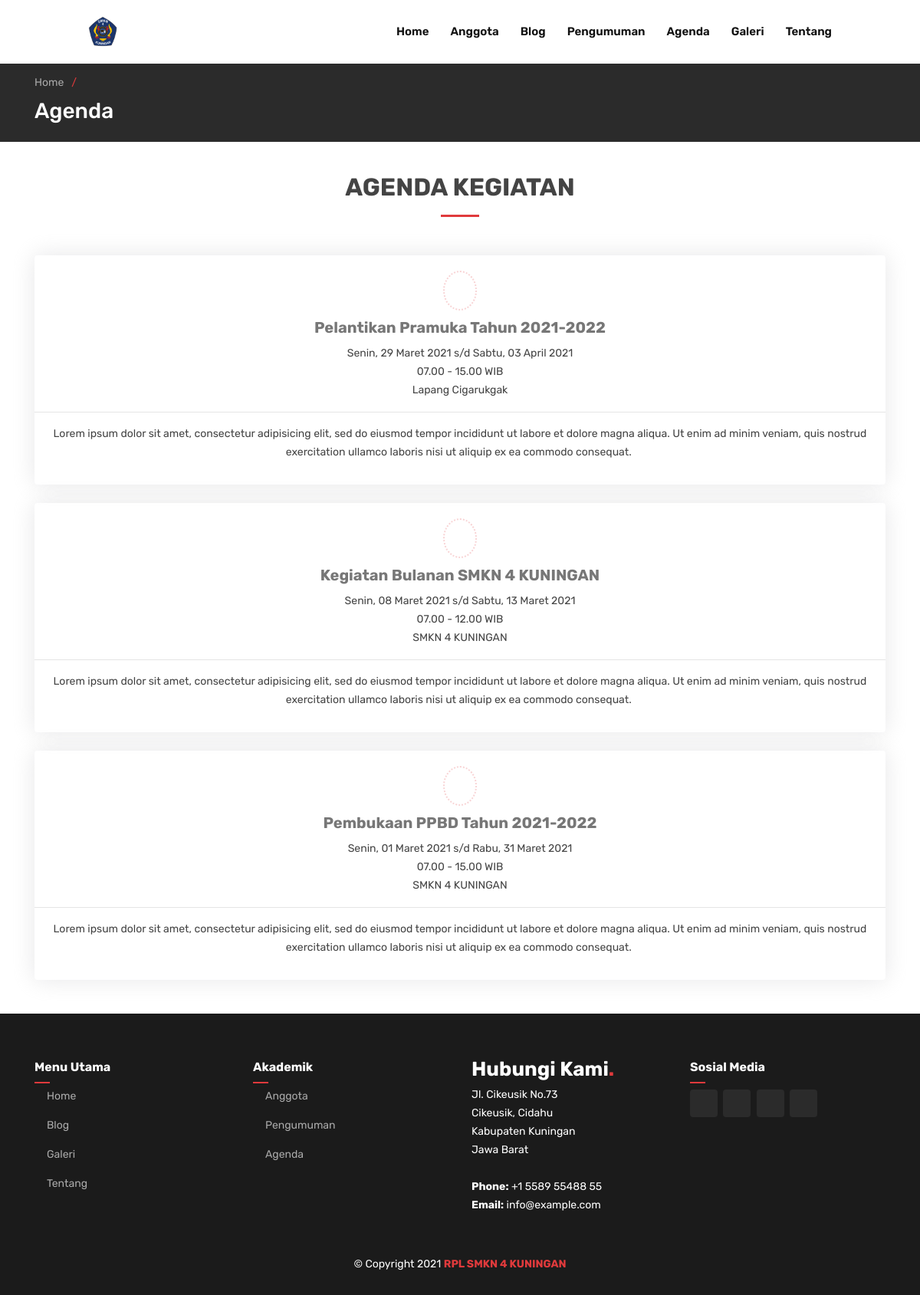
/index.php/agenda_kegiatan, run on the app's committed database.
### tables this page shows
CREATE TABLE `pengaturan` (
  `nama` varchar(255) NOT NULL,
  `deskripsi` text NOT NULL,
  `logo` varchar(255) NOT NULL,
  `link_facebook` varchar(255) NOT NULL,
  `link_twitter` varchar(255) NOT NULL,
  `link_instagram` varchar(255) NOT NULL,
  `link_whatsapp` varchar(255) NOT NULL
);

CREATE TABLE `agenda` (
  `agenda_id` int(11) NOT NULL,
  `agenda_nama` varchar(150) NOT NULL,
  `agenda_tanggal` timestamp NOT NULL DEFAULT current_timestamp() ON UPDATE current_timestamp(),
  `agenda_deskripsi` text NOT NULL,
  `agenda_mulai` date NOT NULL,
  `agenda_selesai` date NOT NULL,
  `agenda_tempat` varchar(100) DEFAULT NULL,
  `agenda_waktu` varchar(50) DEFAULT NULL,
  `agenda_author` varchar(50) NOT NULL
);

### application/controllers/Agenda_kegiatan.php (called while the page is built, shortened)
<?php
class Agenda_kegiatan extends CI_Controller
{
     function __construct()
     {
          $this->load->model('m_data');
     }
     public function index()
     {
          $data['pengaturan'] = $this->m_data->get_data('pengaturan')->row();
          $this->load->library('pagination');
          $config['base_url'] = site_url('agenda_kegiatan/index');
          $config['total_rows'] = $this->db->count_all('agenda');
          $config['per_page'] = 10;
          $config["uri_segment"] = 3;
          $choice = $config["total_rows"] / $config["per_page"];
          $config["num_links"] = floor($choice);
          $data['page'] = ($this->uri->segment(3)) ? $this->uri->segment(3) : 0;
          $data['meta_keyword'] = $data['pengaturan']->nama;
          $data['meta_description'] = $data['pengaturan']->deskripsi;
          $data['agenda'] = $this->db->query("SELECT * FROM agenda ORDER BY agenda_mulai DESC LIMIT $config[per_page] OFFSET $data[page]")->result();
          $this->load->view('frontend/v_header', $data);
          $this->load->view('frontend/v_topbar', $data);
          $this->load->view('frontend/v_agenda', $data);
          $this->load->view('frontend/v_footer', $data);
     }
}

### index.php (called while the page is built, shortened)
<?php
require_once BASEPATH.'core/CodeIgniter.php';

### application/models/M_data.php (called while the page is built, shortened)
<?php
class M_data extends CI_Model
{
     public function get_data($table, $nama = null, $order_by = null)
     {
          $this->db->order_by($nama, $order_by);
          return $this->db->get($table);
     }
}

### application/config/config.php (called while the page is built, shortened)
<?php
$config['base_url'] = 'http://localhost/website-osis/';
$config['index_page'] = '';
$config['uri_protocol']     = 'REQUEST_URI';
$config['url_suffix'] = '';
$config['language']     = 'english';
$config['charset'] = 'UTF-8';
$config['enable_hooks'] = FALSE;
$config['subclass_prefix'] = 'MY_';
$config['composer_autoload'] = FALSE;
$config['permitted_uri_chars'] = 'a-z 0-9~%.:_\-';
$config['enable_query_strings'] = FALSE;
$config['controller_trigger'] = 'c';
$config['function_trigger'] = 'm';
$config['directory_trigger'] = 'd';
$config['allow_get_array'] = TRUE;
$config['log_threshold'] = 0;
$config['log_path'] = '';
$config['log_file_extension'] = '';
$config['log_file_permissions'] = 0644;
$config['log_date_format'] = 'Y-m-d H:i:s';
$config['error_views_path'] = '';
$config['cache_path'] = '';
$config['cache_query_string'] = FALSE;
$config['encryption_key'] = 'CMScodeigniter123';
$config['sess_driver'] = 'files';
$config['sess_cookie_name'] = 'ci_session';
$config['sess_expiration'] = 7200;
$config['sess_save_path'] = NULL;
$config['sess_match_ip'] = FALSE;
$config['sess_time_to_update'] = 300;
$config['sess_regenerate_destroy'] = FALSE;
$config['cookie_prefix']     = '';
$config['cookie_domain']     = '';
$config['cookie_path']          = '/';
$config['cookie_secure']     = FALSE;
$config['cookie_httponly']      = FALSE;
$config['standardize_newlines'] = FALSE;
$config['global_xss_filtering'] = FALSE;
$config['csrf_protection'] = FALSE;
$config['csrf_token_name'] = 'csrf_test_name';
$config['csrf_cookie_name'] = 'csrf_cookie_name';
$config['csrf_expire'] = 7200;
$config['csrf_regenerate'] = TRUE;
$config['csrf_exclude_uris'] = array();
$config['compress_output'] = FALSE;
$config['time_reference'] = 'local';
$config['rewrite_short_tags'] = FALSE;
$config['proxy_ips'] = '';

### application/views/frontend/v_agenda.php (the view, shortened to what this page needs)
<main id="main">
     <section class="breadcrumbs">
          <div class="container">
               <ol>
                    <li><a href="<?= base_url() ?>">Home</a></li>
                    <li></li>
               </ol>
               <h2>Agenda</h2>
          </div>
     </section>
     <section id="contact" class="contact blog">
          <div class="container" data-aos="fade-up">
               <div class="section-title">
                    <h2>Agenda Kegiatan</h2>
               </div>
               <div class="row justify-content-center" data-aos="fade-up" data-aos-delay="100">
                    <?php foreach ($agenda as $a) { ?>
                         <div class="col-lg-12 mb-4">
                              <div class="info-box">
                                   <i class="bx bx-calendar"></i>
                                   <h3><?= $a->agenda_nama ?></h3>
                                   <p><?= longdate_indo($a->agenda_mulai) ?> s/d <?= longdate_indo($a->agenda_selesai) ?></p>
                                   <p><?= $a->agenda_waktu ?></p>
                                   <p><?= $a->agenda_tempat ?></p>
                                   <hr>
                                   <p><?= $a->agenda_deskripsi ?></p>
                              </div>
                         </div>
                    <?php } ?>
               </div>
          </div>
     </section>
</main>

### application/views/frontend/v_topbar.php
<header id="header" class="fixed-top">
     <div class="container-fluid">
          <div class="row justify-content-center">
               <div class="col-xl-10 d-flex align-items-center">
                    <h1 class="logo mr-auto"><a href="<?= base_url() ?>"><img src="<?= base_url() . 'gambar/website/' . $pengaturan->logo ?>" alt=""></a></h1>
                    <nav class="nav-menu d-none d-lg-block">
                         <ul>
                              <li class="<?= $this->uri->segment(1) == ''  || $this->uri->segment(1) == 'home' ? 'active' : '' ?>">
                                   <a href="<?= base_url() ?>">Home</a>
                              </li>
                              <li class="<?= $this->uri->segment(1) == 'anggota-osis' ? 'active' : '' ?>">
                                   <a href="<?= base_url() ?>anggota-osis">Anggota</a>
                              </li>
                              <li class="<?= $this->uri->segment(1) == 'blog' || $this->uri->segment(1) == 'kategori-blog' || $this->uri->segment(1) == 'search' || $this->uri->segment(1) == 'detail' ? 'active' : '' ?>">
                                   <a href="<?= base_url() ?>blog">Blog</a>
                              </li>
                              <li class="<?= $this->uri->segment(1) == 'pengumuman-kegiatan' ? 'active' : '' ?>">
                                   <a href="<?= base_url() ?>pengumuman-kegiatan">Pengumuman</a>
                              </li>
                              <li class="<?= $this->uri->segment(1) == 'agenda-kegiatan' ? 'active' : '' ?>">
                                   <a href="<?= base_url() ?>agenda-kegiatan">Agenda</a>
                              </li>
                              <li class="<?= $this->uri->segment(1) == 'galeri-foto' ? 'active' : '' ?>">
                                   <a href="<?= base_url() ?>galeri-foto">Galeri</a>
                              </li>
                              <li class="<?= $this->uri->segment(1) == 'tentang' ? 'active' : '' ?>">
                                   <a href="<?= base_url() ?>tentang">Tentang</a>
                              </li>
                         </ul>
                    </nav>
               </div>
          </div>
     </div>
</header>

### assets_frontend/css/style.css (style rules this page uses)
body { font-family: 'Rubik', sans-serif; color: #444444; }
a { color: #e03a3c; }
h1, h2, h3, h4, h5, h6 { font-family: 'Rubik', sans-serif; }
#header { background: #fff; transition: all 0.5s; z-index: 997; padding: 20px 0; }
#header .logo { font-size: 32px; margin: 0; padding: 0; line-height: 1; font-weight: 600; font-family: 'Rubik', sans-serif; }
#header .logo a { color: #111111; }
#header .logo img { max-height: 40px; }
.nav-menu ul { margin: 0; padding: 0; list-style: none; }
.nav-menu>ul { display: flex; }
.nav-menu>ul>li { position: relative; white-space: nowrap; padding: 10px 0 10px 28px; }
.nav-menu a { display: block; position: relative; color: #111111; transition: 0.3s; font-size: 15px; font-weight: 600; font-family: 'Rubik', sans-serif; }
.mobile-nav { position: fixed; top: 55px; right: 15px; bottom: 15px; left: 15px; z-index: 9999; overflow-y: auto; background: #fff; transition: ease-in-out 0.2s; opacity: 0; visibility: hidden; border-radius: 10px; padding: 10px 0; }
.mobile-nav * { margin: 0; padding: 0; list-style: none; }
.mobile-nav a { display: block; position: relative; color: #111111; padding: 10px 20px; font-weight: 500; outline: none; }
section { padding: 60px 0; overflow: hidden; position: relative; }
.section-title { text-align: center; padding-bottom: 30px; position: relative; }
.section-title h2 { font-size: 32px; font-weight: bold; text-transform: uppercase; margin-bottom: 20px; padding-bottom: 20px; position: relative; }
.section-title h2::after { content: ''; position: absolute; display: block; width: 50px; height: 3px; background: #e03a3c; bottom: 0; left: calc(50% - 25px); }
.breadcrumbs { padding: 15px 0; background: #2b2b2b; min-height: 40px; margin-top: 82px; color: #fff; }
.breadcrumbs h2 { font-size: 28px; font-weight: 500; }
.breadcrumbs ol { display: flex; flex-wrap: wrap; list-style: none; padding: 0 0 10px 0; margin: 0; font-size: 14px; }
.breadcrumbs ol a { color: #aaaaaa; }
.breadcrumbs ol li+li { padding-left: 10px; }
.breadcrumbs ol li+li::before { display: inline-block; padding-right: 10px; color: #e03a3c; content: "/"; }
.contact .info-box { color: #444444; text-align: center; box-shadow: 0 0 30px rgba(214, 215, 216, 0.6); padding: 20px 0 30px 0; border-radius: 4px; }
.contact .info-box i { font-size: 32px; color: #e03a3c; border-radius: 50%; padding: 8px; border: 2px dotted #f8d4d5; }
.contact .info-box h3 { font-size: 20px; color: #777777; font-weight: 700; margin: 10px 0; }
.contact .info-box p { padding: 0; line-height: 24px; font-size: 14px; margin-bottom: 0; }
.blog { padding: 40px 0 20px 0; }

### data on the page
pengaturan: logo (picture)
agenda: agenda_nama "Pelantikan Pramuka Tahun 2021-2022", agenda_mulai "Senin, 29 Maret 2021", agenda_selesai "Sabtu, 03 April 2021", agenda_waktu "07.00 - 15.00 WIB", agenda_tempat "Lapang Cigarukgak", agenda_deskripsi "Lorem ipsum dolor sit amet, consectetur adipisicing elit, sed do eiusmod tempor incididunt ut labore et dolore magna aliqua. Ut enim ad minim veniam, quis nostrud exercitation ullamco laboris nisi ut aliquip ex ea commodo consequat."
agenda: agenda_nama "Kegiatan Bulanan SMKN 4 KUNINGAN", agenda_mulai "Senin, 08 Maret 2021", agenda_selesai "Sabtu, 13 Maret 2021", agenda_waktu "07.00 - 12.00 WIB", agenda_tempat "SMKN 4 KUNINGAN", agenda_deskripsi "Lorem ipsum dolor sit amet, consectetur adipisicing elit, sed do eiusmod tempor incididunt ut labore et dolore magna aliqua. Ut enim ad minim veniam, quis nostrud exercitation ullamco laboris nisi ut aliquip ex ea commodo consequat."
agenda: agenda_nama "Pembukaan PPBD Tahun 2021-2022", agenda_mulai "Senin, 01 Maret 2021", agenda_selesai "Rabu, 31 Maret 2021", agenda_waktu "07.00 - 15.00 WIB", agenda_tempat "SMKN 4 KUNINGAN", agenda_deskripsi "Lorem ipsum dolor sit amet, consectetur adipisicing elit, sed do eiusmod tempor incididunt ut labore et dolore magna aliqua. Ut enim ad minim veniam, quis nostrud exercitation ullamco laboris nisi ut aliquip ex ea commodo consequat."
